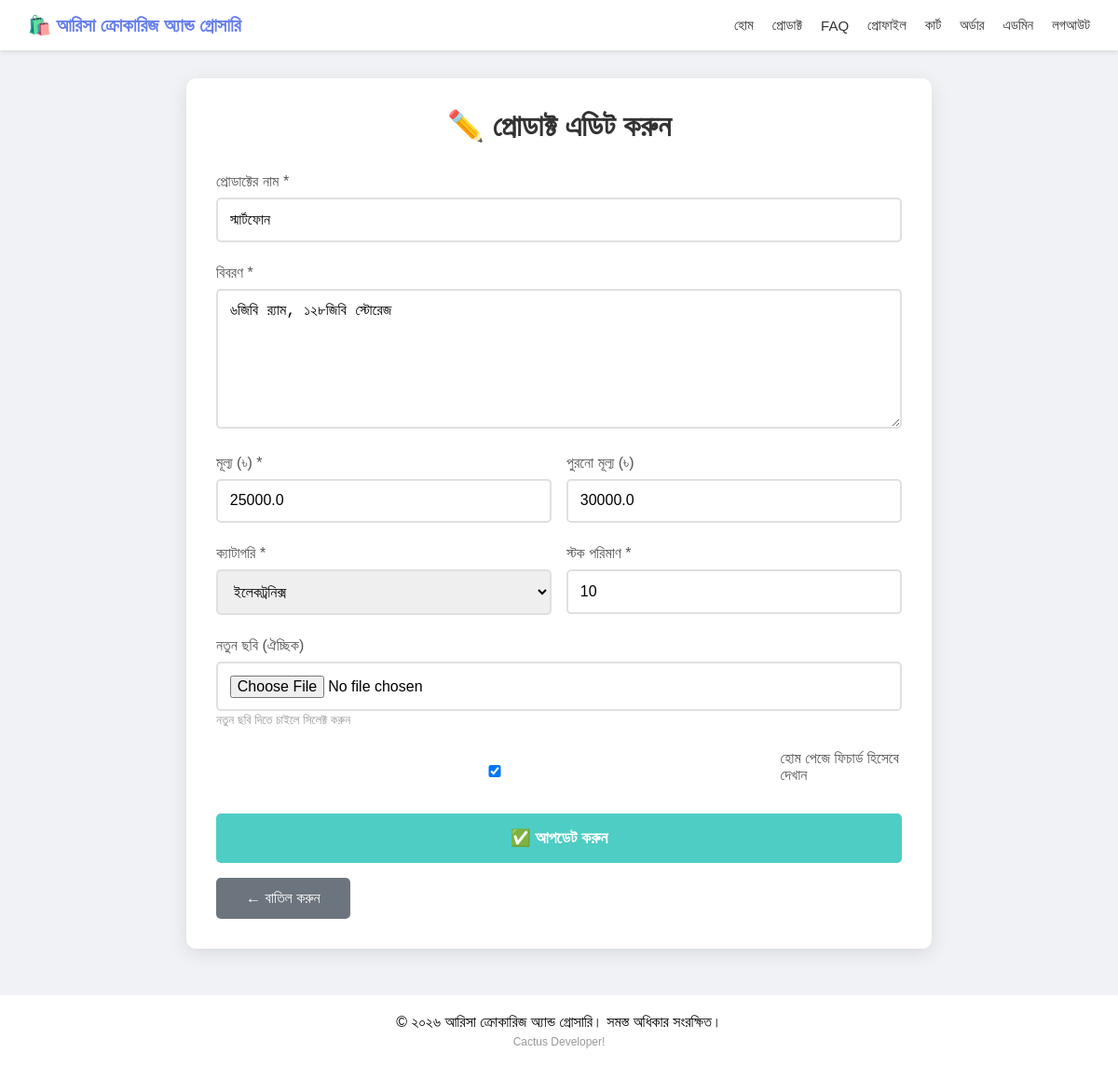
Page /admin/products/edit/1 (signed in) on the committed database.
### models.py (models this page shows)
class Product(db.Model):
    id = db.Column(db.Integer, primary_key=True)
    name = db.Column(db.String(200), nullable=False)
    description = db.Column(db.Text, nullable=False)
    price = db.Column(db.Float, nullable=False)
    old_price = db.Column(db.Float, default=0)
    category = db.Column(db.String(100))
    stock = db.Column(db.Integer, default=0)
    image = db.Column(db.String(500))
    featured = db.Column(db.Boolean, default=False)
    discount_percent = db.Column(db.Float, default=0)  # কুপন/ডিসকাউন্ট
    created_at = db.Column(db.DateTime, default=datetime.utcnow)
    cart_items = db.relationship('Cart', backref='product', lazy=True)
    order_items = db.relationship('OrderItem', backref='product', lazy=True)
    reviews = db.relationship('Review', backref='product', lazy=True)

### app.py (the view, shortened to what this page needs)
@app.route('/admin/products/edit/<int:id>', methods=['GET', 'POST'])
@login_required
def edit_product(id):
    if not current_user.is_admin:
        return redirect(url_for('index'))
    product = Product.query.get_or_404(id)
    return render_template('admin/edit_product.html', product=product)

### app.py (called while the page is built)
@login_manager.user_loader
def load_user(user_id):
    return User.query.get(int(user_id))

@app.context_processor
def cart_count():
    if current_user.is_authenticated:
        count = Cart.query.filter_by(user_id=current_user.id).count()
        total = sum(item.product.price * item.quantity for item in current_user.cart_items)
        return {'cart_count': count, 'cart_total': total}
    return {'cart_count': 0, 'cart_total': 0}

### templates/admin/edit_product.html (shortened to what this page needs)
{% extends "base.html" %}
{% block content %}
<div class="form-container">
    <h1>✏️ প্রোডাক্ট এডিট করুন</h1>
    <form method="POST" enctype="multipart/form-data">
        <div class="form-group">
            <label>প্রোডাক্টের নাম *</label>
            <input type="text" name="name" value="{{ product.name }}" required>
        </div>
        <div class="form-group">
            <label>বিবরণ *</label>
            <textarea name="description" required>{{ product.description }}</textarea>
        </div>
        <div class="row">
            <div class="form-group">
                <label>মূল্য (৳) *</label>
                <input type="number" name="price" value="{{ product.price }}" required step="0.01" min="0">
            </div>
            <div class="form-group">
                <label>পুরনো মূল্য (৳)</label>
                <input type="number" name="old_price" value="{{ product.old_price or '' }}" step="0.01" min="0">
            </div>
        </div>
        <div class="row">
            <div class="form-group">
                <label>ক্যাটাগরি *</label>
                <select name="category" required>
                    <option value="ইলেকট্রনিক্স" {% if product.category == 'ইলেকট্রনিক্স' %}selected{% endif %}>ইলেকট্রনিক্স</option>
                </select>
            </div>
            <div class="form-group">
                <label>স্টক পরিমাণ *</label>
                <input type="number" name="stock" value="{{ product.stock }}" required min="0">
            </div>
        </div>
        <div class="form-group">
            <label>নতুন ছবি (ঐচ্ছিক)</label>
            <input type="file" name="image" accept="image/*">
            <small style="color: #999;">নতুন ছবি দিতে চাইলে সিলেক্ট করুন</small>
        </div>
        <div class="form-group checkbox-group">
            <input type="checkbox" name="featured" id="featured" {% if product.featured %}checked{% endif %}>
            <label for="featured">হোম পেজে ফিচার্ড হিসেবে দেখান</label>
        </div>
        <button type="submit" class="btn-submit">✅ আপডেট করুন</button>
    </form>
    <a href="/admin/products" class="btn-cancel">← বাতিল করুন</a>
</div>
{% endblock %}

### templates/base.html (style rules this page uses)
* { margin: 0; padding: 0; box-sizing: border-box; }
body { font-family: Arial, sans-serif; background: #f0f2f5; }

### templates/admin/edit_product.html (style rules this page uses)
.form-container { max-width: 800px; margin: 0 auto; background: white; padding: 2rem; border-radius: 10px; box-shadow: 0 5px 20px rgba(0,0,0,0.1); }
.form-container h1 { color: #333; margin-bottom: 2rem; text-align: center; }
.form-group { margin-bottom: 1.5rem; }
label { display: block; margin-bottom: 0.5rem; color: #555; font-weight: 500; }
input, textarea, select { width: 100%; padding: 0.8rem; border: 2px solid #e0e0e0; border-radius: 5px; font-size: 1rem; }
textarea { height: 150px; resize: vertical; }
.row { display: grid; grid-template-columns: 1fr 1fr; gap: 1rem; }
.checkbox-group { display: flex; align-items: center; gap: 0.5rem; }
.btn-submit { width: 100%; padding: 1rem; background: #4ecdc4; color: white; border: none; border-radius: 5px; font-size: 1.1rem; font-weight: bold; cursor: pointer; }
.btn-cancel { display: inline-block; margin-top: 1rem; padding: 0.8rem 2rem; background: #6c757d; color: white; text-decoration: none; border-radius: 5px; text-align: center; }

### rows in the picture
Product: name "স্মার্টফোন", description "৬জিবি র‍্যাম, ১২৮জিবি স্টোরেজ", price "25000.0", old_price "30000.0", category "ইলেকট্রনিক্স", stock "10", featured "☑"
